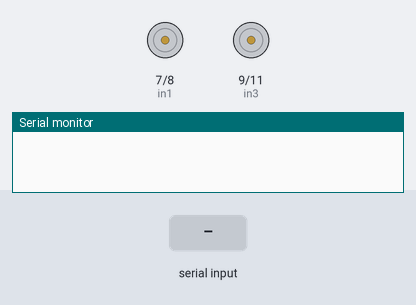
Bench run of a sketch on a simulated Arduino Uno, built with avr-gcc and run on an emulated ATmega328P. Shown: motor-driver pin pairs drawn as motors (green arrow = first pin HIGH = forward, orange = second pin HIGH = backward, longer = more drive, scaled by the enable pin), the last lines printed to the serial monitor. Inputs (shaded band) come from the test bench.

Above: at 1.2 s.
1.3 s: "f" received over the second serial link
At 2.3 s:
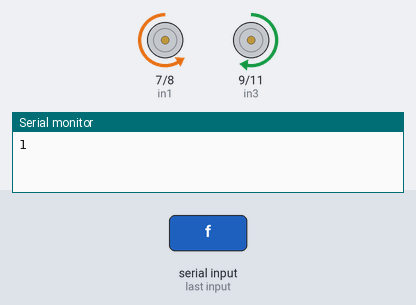
2.8 s: "b" received over the second serial link
At 3.5 s:
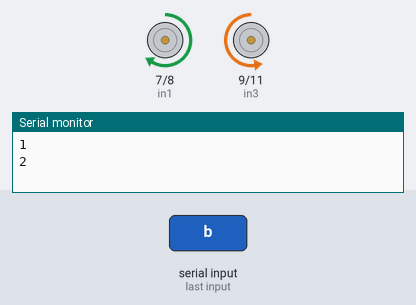
4.3 s: "x" received over the second serial link
At 4.6 s:
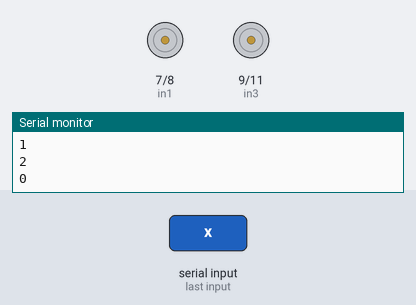
5.8 s: "l" received over the second serial link
At 6.5 s:
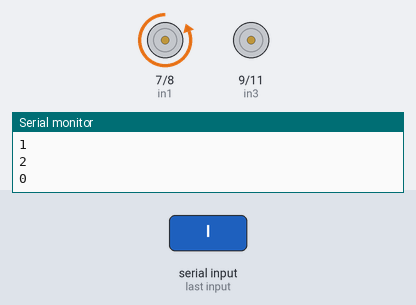
8.2 s: "r" received over the second serial link
At 8.8 s:
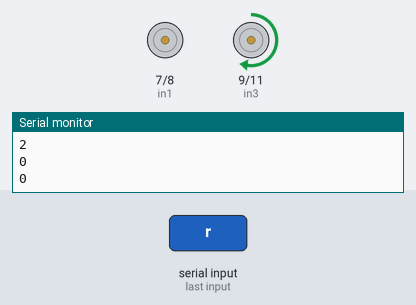
Timing chart, 0 to 11.2 s (numbered marks = the images above; inputs shaded):
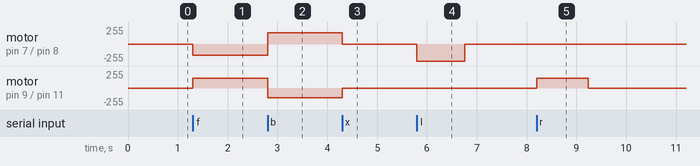

The sketch:

BLE_to_L298N.ino
```cpp
#include<SoftwareSerial.h>

char i;
SoftwareSerial bluetooth(0,1);
#define enA 5
#define enB 6
#define in1 7
#define in2 8
#define in3 9
#define in4 11
#define LED 13
// right motors
int spdA = 170;
// left motors
int spdB = (0.689/0.69)*spdA - 15.12/0.69;
int x = 0;
void setup()
{
  bluetooth.begin(9600);
  Serial.begin(9600);
  // set all the motor control pins outputs
  pinMode(enA, OUTPUT);
  pinMode(enB, OUTPUT);
  pinMode(in1, OUTPUT);
  pinMode(in2, OUTPUT);
  pinMode(in3, OUTPUT);
  pinMode(in4, OUTPUT);
}
void forward()
{
  digitalWrite(in1, LOW);
  digitalWrite(in2, HIGH);
  analogWrite(enA, spdA);
  digitalWrite(in3, HIGH);
  digitalWrite(in4, LOW);
  analogWrite(enB, spdB);
  x = 1;
  Serial.println(x);
}

void turnOff()
{
  // now turn off motors
  digitalWrite(in1, LOW);
  digitalWrite(in2, LOW);
  digitalWrite(in3, LOW);
  digitalWrite(in4, LOW);
  x = 0;
  Serial.println(x);
}
void left()
{
  for (int i = 0; i <=15000; i++) {
  digitalWrite (in1, LOW);
  digitalWrite (in2, HIGH);
  digitalWrite (in3, LOW);
  digitalWrite (in4, LOW);
  digitalWrite (enA, spdA);
  digitalWrite (enB, spdB);
}
delay(300);
}
void right()
{

  for (int i = 0; i <=15000; i++) {
    digitalWrite(in1, LOW);
    digitalWrite(in2, LOW);
    digitalWrite(in3, HIGH);
    digitalWrite(in4, LOW);
    analogWrite(enA, spdA);
    analogWrite(enB, spdB);
  }
delay(300);

}
void backward()
{
  digitalWrite(in1, HIGH);
  digitalWrite(in2, LOW);
  analogWrite(enA, spdA);
  digitalWrite(in3, LOW);
  digitalWrite(in4, HIGH);
  analogWrite(enB, spdB);
  x = 2;
  Serial.println(x);
}

void loop()
{
  if(bluetooth.available())
  {
    i = bluetooth.read();
   if(i == 'f')

     forward();

   else if(i == 'b')

     backward();

   else if(i == 'l'){
      if (x == 2) {
        left();
        delay(300);
        backward();

        }
      else if (x == 1){
        left();
        delay(300);
        forward();
      }
      else if (x == 0) {
        left();
        delay(300);
        turnOff();
      }
      }

   else if(i == 'r'){
      if (x == 2){
        right();
        delay(300);
        backward();

        }
      else if (x == 1){
        right();
        delay(300);
        forward();
        }

       else if (x == 0){
        right();
        delay(300);
        turnOff();
      }
   }
   else if(i == 'x') {

     turnOff();

  }
}
}
```

Measured:
- after the input at 1.3 s, motor on pin 7 (in1) / pin 8 (in2): stopped → backward 170/255 at once; motor on pin 9 (in3) / pin 11 (in4): stopped → forward 147/255 at once
- after the input at 2.8 s, motor on pin 7 (in1) / pin 8 (in2): backward 170/255 → forward 170/255 at once; motor on pin 9 (in3) / pin 11 (in4): forward 147/255 → backward 147/255 at once
- after the input at 4.3 s, motor on pin 7 (in1) / pin 8 (in2): forward 170/255 → stopped at once; motor on pin 9 (in3) / pin 11 (in4): backward 147/255 → stopped at once
- after the input at 5.8 s, motor on pin 7 (in1) / pin 8 (in2): stopped → backward 255/255 at once, → stopped 0.96 s later
- after the input at 8.2 s, motor on pin 9 (in3) / pin 11 (in4): stopped → forward 147/255 at once, → stopped 1.0 s later
